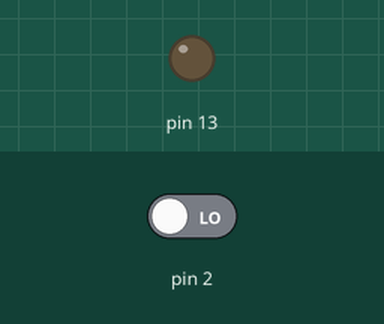
This sketch was run on a simulated Arduino Uno, built with avr-gcc and run on an emulated ATmega328P. Shown: output pins drawn as LEDs (lit = HIGH). The inputs (shaded band) are chosen by the test bench; at power-on: pin 2 LOW.

Above: at 5.0 s.
5.1 s: pin 2 driven HIGH
At 5.8 s:
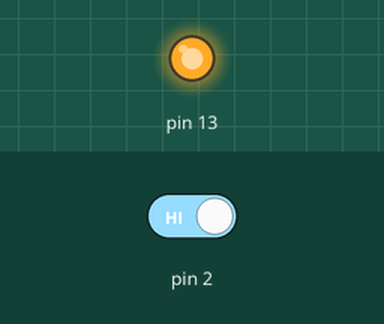
Timing chart, 0 to 8.1 s (numbered marks = the images above; inputs shaded):
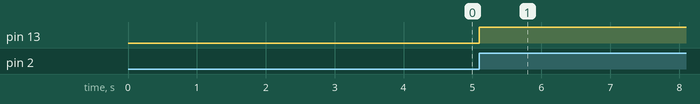

The sketch:

interrupts.ino
```cpp
#include "avr/io.h"
#include "avr/interrupt.h"

int main()
{
  DDRD &= ~(1 << PD2);

  DDRB |= (1 << PB5);


  EIMSK |= (1 << INT0);

  EICRA |= (1 << ISC00);
  EICRA |= (1 << ISC01);

  sei();

  while(1);
}

ISR (INT0_vect)
{
  PORTB ^= (1 << PB5);
}
```

Measured:
- after the input at 5.1 s, pin 13: LOW → HIGH at once
